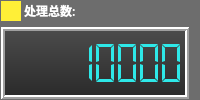
                 <widget class="QWidget" name="widget_11" native="true">
                  <property name="styleSheet">
                   <string notr="true">background-color:rgb(109, 109, 109)</string>
                  </property>
                  <layout class="QVBoxLayout" name="verticalLayout_8" stretch="0,1">
                   <property name="leftMargin">
                    <number>1</number>
                   </property>
                   <property name="topMargin">
                    <number>1</number>
                   </property>
                   <property name="bottomMargin">
                    <number>1</number>
                   </property>
                   <item>
                    <layout class="QHBoxLayout" name="horizontalLayout_8">
                     <property name="spacing">
                      <number>0</number>
                     </property>
                     <item>
                      <widget class="QLabel" name="label_12">
                       <property name="minimumSize">
                        <size>
                         <width>20</width>
                         <height>0</height>
                        </size>
                       </property>
                       <property name="styleSheet">
                        <string notr="true">background-color:rgb(255, 239, 55)</string>
                       </property>
                       <property name="text">
                        <string/>
                       </property>
                      </widget>
                     </item>
                     <item>
                      <widget class="QLabel" name="label_13">
                       <property name="font">
                        <font>
                         <family>微软雅黑</family>
                         <pointsize>9</pointsize>
                         <weight>75</weight>
                         <bold>true</bold>
                        </font>
                       </property>
                       <property name="styleSheet">
                        <string notr="true">background:transparent;
color:rgb(255, 255, 255)</string>
                       </property>
                       <property name="text">
                        <string> 处理总数:</string>
                       </property>
                      </widget>
                     </item>
                     <item>
                      <spacer name="horizontalSpacer_9">
                       <property name="orientation">
                        <enum>Qt::Horizontal</enum>
                       </property>
                       <property name="sizeHint" stdset="0">
                        <size>
                         <width>40</width>
                         <height>20</height>
                        </size>
                       </property>
                      </spacer>
                     </item>
                    </layout>
                   </item>
                   <item>
                    <widget class="QLCDNumber" name="lcdNumAllNum_Cam1">
                     <property name="sizePolicy">
                      <sizepolicy hsizetype="Preferred" vsizetype="Preferred">
                       <horstretch>0</horstretch>
                       <verstretch>0</verstretch>
                      </sizepolicy>
                     </property>
                     <property name="palette">
                      <palette>
                       <active>
                        <colorrole role="WindowText">
                         <brush brushstyle="SolidPattern">
                          <color alpha="255">
                           <red>46</red>
                           <green>232</green>
                           <blue>232</blue>
                          </color>
                         </brush>
                        </colorrole>
                        <colorrole role="Button">
                         <brush brushstyle="LinearGradientPattern">
                          <gradient startx="0.000000000000000" starty="0.000000000000000" endx="0.000000000000000" endy="1.000000000000000" type="LinearGradient" spread="PadSpread" coordinatemode="ObjectBoundingMode">
                           <gradientstop position="0.000000000000000">
                            <color alpha="255">
                             <red>77</red>
                             <green>77</green>
                             <blue>77</blue>
                            </color>
                           </gradientstop>
                           <gradientstop position="1.000000000000000">
                            <color alpha="255">
                             <red>41</red>
                             <green>41</green>
                             <blue>41</blue>
                            </color>
                           </gradientstop>
                          </gradient>
                         </brush>
                        </colorrole>
                        <colorrole role="Text">
                         <brush brushstyle="SolidPattern">
                          <color alpha="255">
                           <red>46</red>
                           <green>232</green>
                           <blue>232</blue>
                          </color>
                         </brush>
                        </colorrole>
                        <colorrole role="ButtonText">
                         <brush brushstyle="SolidPattern">
                          <color alpha="255">
                           <red>46</red>
                           <green>232</green>
                           <blue>232</blue>
                          </color>
                         </brush>
                        </colorrole>
                        <colorrole role="Base">
                         <brush brushstyle="LinearGradientPattern">
                          <gradient startx="0.000000000000000" starty="0.000000000000000" endx="0.000000000000000" endy="1.000000000000000" type="LinearGradient" spread="PadSpread" coordinatemode="ObjectBoundingMode">
                           <gradientstop position="0.000000000000000">
                            <color alpha="255">
                             <red>77</red>
                             <green>77</green>
                             <blue>77</blue>
                            </color>
                           </gradientstop>
                           <gradientstop position="1.000000000000000">
                            <color alpha="255">
                             <red>41</red>
                             <green>41</green>
                             <blue>41</blue>
                            </color>
                           </gradientstop>
                          </gradient>
                         </brush>
                        </colorrole>
                        <colorrole role="Window">
                         <brush brushstyle="LinearGradientPattern">
                          <gradient startx="0.000000000000000" starty="0.000000000000000" endx="0.000000000000000" endy="1.000000000000000" type="LinearGradient" spread="PadSpread" coordinatemode="ObjectBoundingMode">
                           <gradientstop position="0.000000000000000">
                            <color alpha="255">
                             <red>77</red>
                             <green>77</green>
                             <blue>77</blue>
                            </color>
                           </gradientstop>
                           <gradientstop position="1.000000000000000">
                            <color alpha="255">
                             <red>41</red>
                             <green>41</green>
                             <blue>41</blue>
                            </color>
                           </gradientstop>
                          </gradient>
                         </brush>
                        </colorrole>
                        <colorrole role="PlaceholderText">
                         <brush brushstyle="NoBrush">
                          <color alpha="128">
                           <red>46</red>
                           <green>232</green>
                           <blue>232</blue>
                          </color>
                         </brush>
                        </colorrole>
                       </active>
                       <inactive>
                        <colorrole role="WindowText">
                         <brush brushstyle="SolidPattern">
                          <color alpha="255">
                           <red>46</red>
                           <green>232</green>
                           <blue>232</blue>
                          </color>
                         </brush>
                        </colorrole>
                        <colorrole role="Button">
                         <brush brushstyle="LinearGradientPattern">
                          <gradient startx="0.000000000000000" starty="0.000000000000000" endx="0.000000000000000" endy="1.000000000000000" type="LinearGradient" spread="PadSpread" coordinatemode="ObjectBoundingMode">
                           <gradientstop position="0.000000000000000">
                            <color alpha="255">
                             <red>77</red>
                             <green>77</green>
                             <blue>77</blue>
                            </color>
                           </gradientstop>
                           <gradientstop position="1.000000000000000">
                            <color alpha="255">
                             <red>41</red>
                             <green>41</green>
                             <blue>41</blue>
                            </color>
                           </gradientstop>
                          </gradient>
                         </brush>
                        </colorrole>
                        <colorrole role="Text">
                         <brush brushstyle="SolidPattern">
                          <color alpha="255">
                           <red>46</red>
                           <green>232</green>
                           <blue>232</blue>
                          </color>
                         </brush>
                        </colorrole>
                        <colorrole role="ButtonText">
                         <brush brushstyle="SolidPattern">
                          <color alpha="255">
                           <red>46</red>
                           <green>232</green>
                           <blue>232</blue>
                          </color>
                         </brush>
                        </colorrole>
                        <colorrole role="Base">
                         <brush brushstyle="LinearGradientPattern">
                          <gradient startx="0.000000000000000" starty="0.000000000000000" endx="0.000000000000000" endy="1.000000000000000" type="LinearGradient" spread="PadSpread" coordinatemode="ObjectBoundingMode">
                           <gradientstop position="0.000000000000000">
                            <color alpha="255">
                             <red>77</red>
                             <green>77</green>
                             <blue>77</blue>
                            </color>
                           </gradientstop>
                           <gradientstop position="1.000000000000000">
                            <color alpha="255">
                             <red>41</red>
                             <green>41</green>
                             <blue>41</blue>
                            </color>
                           </gradientstop>
                          </gradient>
                         </brush>
                        </colorrole>
                        <colorrole role="Window">
                         <brush brushstyle="LinearGradientPattern">
                          <gradient startx="0.000000000000000" starty="0.000000000000000" endx="0.000000000000000" endy="1.000000000000000" type="LinearGradient" spread="PadSpread" coordinatemode="ObjectBoundingMode">
                           <gradientstop position="0.000000000000000">
                            <color alpha="255">
                             <red>77</red>
                             <green>77</green>
                             <blue>77</blue>
                            </color>
                           </gradientstop>
                           <gradientstop position="1.000000000000000">
                            <color alpha="255">
                             <red>41</red>
                             <green>41</green>
                             <blue>41</blue>
                            </color>
                           </gradientstop>
                          </gradient>
                         </brush>
                        </colorrole>
                        <colorrole role="PlaceholderText">
                         <brush brushstyle="NoBrush">
                          <color alpha="128">
                           <red>46</red>
                           <green>232</green>
                           <blue>232</blue>
                          </color>
                         </brush>
                        </colorrole>
                       </inactive>
                       <disabled>
                        <colorrole role="WindowText">
                         <brush brushstyle="SolidPattern">
                          <color alpha="255">
                           <red>46</red>
                           <green>232</green>
                           <blue>232</blue>
                          </color>
                         </brush>
                        </colorrole>
                        <colorrole role="Button">
                         <brush brushstyle="LinearGradientPattern">
                          <gradient startx="0.000000000000000" starty="0.000000000000000" endx="0.000000000000000" endy="1.000000000000000" type="LinearGradient" spread="PadSpread" coordinatemode="ObjectBoundingMode">
                           <gradientstop position="0.000000000000000">
                            <color alpha="255">
                             <red>77</red>
                             <green>77</green>
                             <blue>77</blue>
                            </color>
                           </gradientstop>
                           <gradientstop position="1.000000000000000">
                            <color alpha="255">
                             <red>41</red>
                             <green>41</green>
                             <blue>41</blue>
                            </color>
                           </gradientstop>
                          </gradient>
                         </brush>
                        </colorrole>
                        <colorrole role="Text">
                         <brush brushstyle="SolidPattern">
                          <color alpha="255">
                           <red>46</red>
                           <green>232</green>
                           <blue>232</blue>
                          </color>
                         </brush>
                        </colorrole>
                        <colorrole role="ButtonText">
                         <brush brushstyle="SolidPattern">
                          <color alpha="255">
                           <red>46</red>
                           <green>232</green>
                           <blue>232</blue>
                          </color>
                         </brush>
                        </colorrole>
                        <colorrole role="Base">
                         <brush brushstyle="LinearGradientPattern">
                          <gradient startx="0.000000000000000" starty="0.000000000000000" endx="0.000000000000000" endy="1.000000000000000" type="LinearGradient" spread="PadSpread" coordinatemode="ObjectBoundingMode">
                           <gradientstop position="0.000000000000000">
                            <color alpha="255">
                             <red>77</red>
                             <green>77</green>
                             <blue>77</blue>
                            </color>
                           </gradientstop>
                           <gradientstop position="1.000000000000000">
                            <color alpha="255">
                             <red>41</red>
                             <green>41</green>
                             <blue>41</blue>
                            </color>
                           </gradientstop>
                          </gradient>
                         </brush>
                        </colorrole>
                        <colorrole role="Window">
                         <brush brushstyle="LinearGradientPattern">
                          <gradient startx="0.000000000000000" starty="0.000000000000000" endx="0.000000000000000" endy="1.000000000000000" type="LinearGradient" spread="PadSpread" coordinatemode="ObjectBoundingMode">
                           <gradientstop position="0.000000000000000">
                            <color alpha="255">
                             <red>77</red>
                             <green>77</green>
                             <blue>77</blue>
                            </color>
                           </gradientstop>
                           <gradientstop position="1.000000000000000">
                            <color alpha="255">
                             <red>41</red>
                             <green>41</green>
                             <blue>41</blue>
                            </color>
                           </gradientstop>
                          </gradient>
                         </brush>
                        </colorrole>
                        <colorrole role="PlaceholderText">
                         <brush brushstyle="NoBrush">
                          <color alpha="128">
                           <red>46</red>
                           <green>232</green>
                           <blue>232</blue>
                          </color>
                         </brush>
                        </colorrole>
                       </disabled>
                      </palette>
                     </property>
                     <property name="font">
                      <font>
                       <family>Agency FB</family>
                       <pointsize>12</pointsize>
                      </font>
                     </property>
                     <property name="styleSheet">
                      <string notr="true">background: qlineargradient(spread:pad, x1:0, y1:0, x2:0, y2:1, stop:0#4D4D4D, stop:1 #292929);
color:rgb(46, 232, 232)</string>
                     </property>
                     <property name="lineWidth">
                      <number>2</number>
                     </property>
                     <property name="smallDecimalPoint">
                      <bool>false</bool>
                     </property>
                     <property name="digitCount">
                      <number>8</number>
                     </property>
                     <property name="segmentStyle">
                      <enum>QLCDNumber::Flat</enum>
                     </property>
                     <property name="value" stdset="0">
                      <double>10000.000000000000000</double>
                     </property>
                     <property name="intValue" stdset="0">
                      <number>10000</number>
                     </property>
                    </widget>
                   </item>
                  </layout>
                 </widget>
